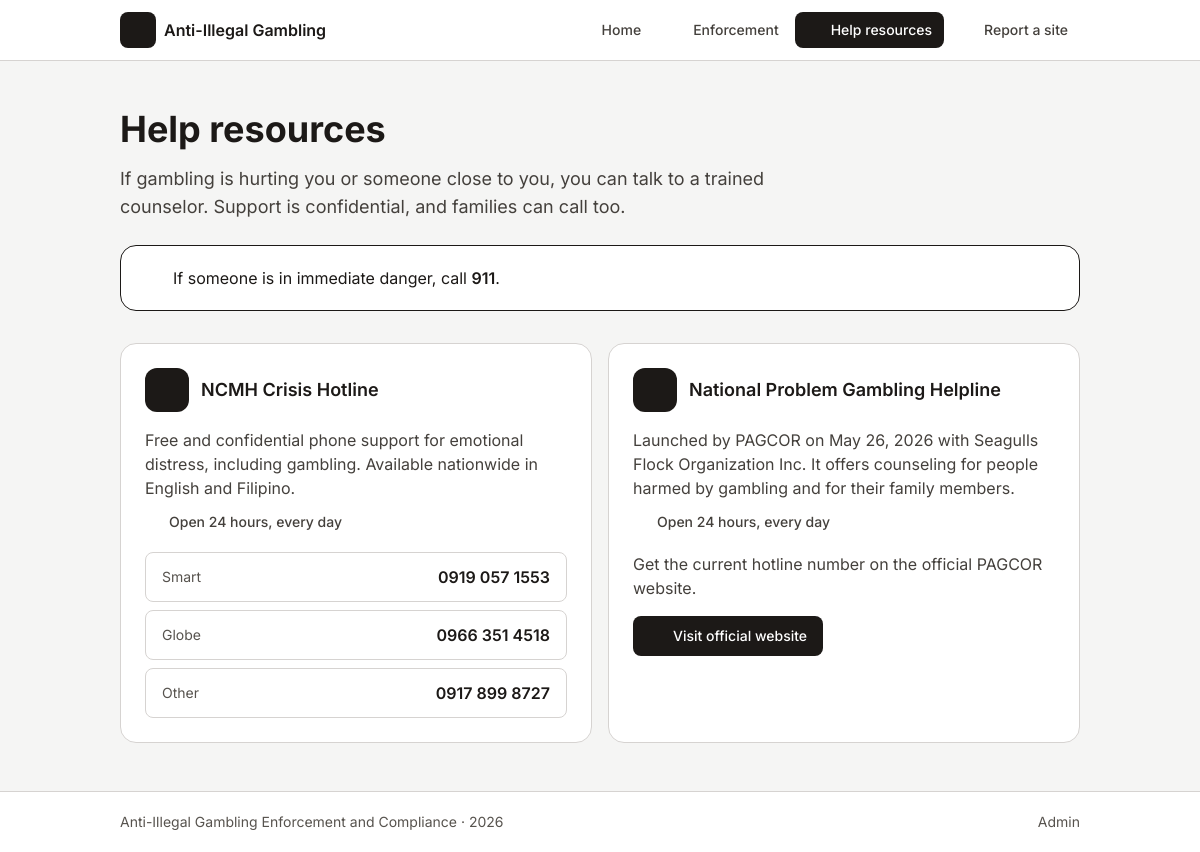
/help.php, run on the app's committed database.
### tables this page shows
CREATE TABLE hotlines (
  id          INT UNSIGNED AUTO_INCREMENT PRIMARY KEY,
  name        VARCHAR(150) NOT NULL,
  description TEXT NOT NULL,
  hours       VARCHAR(100) NOT NULL,
  note        VARCHAR(255) NULL,
  website     VARCHAR(255) NULL,
  icon        VARCHAR(30)  NOT NULL DEFAULT 'phone',
  sort_order  INT NOT NULL DEFAULT 0
);

CREATE TABLE hotline_numbers (
  id         INT UNSIGNED AUTO_INCREMENT PRIMARY KEY,
  hotline_id INT UNSIGNED NOT NULL,
  network    VARCHAR(50)  NOT NULL,
  display    VARCHAR(30)  NOT NULL,
  tel        VARCHAR(20)  NOT NULL,
  FOREIGN KEY (hotline_id) REFERENCES hotlines(id) ON DELETE CASCADE
);

### db.php (called while the page is built, shortened)
<?php
require_once __DIR__ . '/functions.php';
function db(): PDO
{
    static $pdo = null;
    if ($pdo === null) {
        try {
            $pdo = new PDO(
                'mysql:host=' . DB_HOST . ';dbname=' . DB_NAME . ';charset=utf8mb4',
                DB_USER,
                DB_PASS,
                [
                    PDO::ATTR_ERRMODE            => PDO::ERRMODE_EXCEPTION,
                    PDO::ATTR_DEFAULT_FETCH_MODE => PDO::FETCH_ASSOC,
                    PDO::ATTR_EMULATE_PREPARES   => false,
                ]
            );
        } catch (PDOException $ex) {
            http_response_code(500);
            exit('Database connection failed. Start MySQL in XAMPP and import database.sql.');
        }
    }
    return $pdo;
}

### help.php (the view, shortened to what this page needs)
<?php
require_once __DIR__ . '/includes/db.php';
$hotlines = db()->query('SELECT * FROM hotlines ORDER BY sort_order')->fetchAll();
$numStmt = db()->prepare('SELECT network, display, tel FROM hotline_numbers WHERE hotline_id = ? ORDER BY id');
require __DIR__ . '/includes/header.php';
?>
<section class="max-w-2xl">
    <h1 class="text-3xl font-bold leading-tight sm:text-4xl">Help resources</h1>
    <p class="mt-4 text-base leading-relaxed text-stone-700 sm:text-lg">
        If gambling is hurting you or someone close to you, you can talk to a trained counselor. Support is confidential, and families can call too.
    </p>
</section>
<div class="mt-6 flex items-start gap-3 rounded-2xl border border-stone-900 bg-white p-4 sm:p-5">
    <span class="mt-0.5 text-stone-900"><?= icon('alert') ?></span>
    <p class="text-sm sm:text-base">If someone is in immediate danger, call <strong class="font-semibold">911</strong>.</p>
</div>
<section class="mt-8 grid gap-4 lg:grid-cols-2">
<?php foreach ($hotlines as $h):
    $numStmt->execute([$h['id']]);
    $numbers = $numStmt->fetchAll();
?>
    <article class="rounded-2xl border border-stone-300 bg-white p-6">
        <div class="flex items-center gap-3">
            <span class="inline-flex h-11 w-11 shrink-0 items-center justify-center rounded-xl bg-stone-900 text-white"><?= icon($h['icon']) ?></span>
            <h2 class="text-lg font-semibold"><?= e($h['name']) ?></h2>
        </div>
        <p class="mt-4 text-stone-700"><?= e($h['description']) ?></p>
        <p class="mt-3 inline-flex items-center gap-2 text-sm font-medium text-stone-700"><?= icon('clock', 'h-4 w-4') ?><?= e($h['hours']) ?></p>
        <?php if ($numbers): ?>
            <ul class="mt-4 space-y-2">
                <?php foreach ($numbers as $n): ?>
                    <li>
                        <a href="tel:<?= e($n['tel']) ?>" class="flex items-center justify-between rounded-lg border border-stone-300 px-4 py-3 hover:border-stone-900 focus:outline-none focus-visible:ring-2 focus-visible:ring-stone-900">
                            <span class="text-sm text-stone-600"><?= e($n['network']) ?></span>
                            <span class="font-semibold"><?= e($n['display']) ?></span>
                        </a>
                    </li>
                <?php endforeach; ?>
            </ul>
        <?php endif; ?>
        <?php if ($h['note']): ?><p class="mt-4 text-stone-700"><?= e($h['note']) ?></p><?php endif; ?>
        <?php if ($h['website']): ?>
            <a href="<?= e($h['website']) ?>" target="_blank" rel="noopener noreferrer"
               class="mt-4 inline-flex items-center gap-2 rounded-lg bg-stone-900 px-4 py-2.5 text-sm font-medium text-white hover:bg-stone-700 focus:outline-none focus-visible:ring-2 focus-visible:ring-stone-900 focus-visible:ring-offset-2">
                <?= icon('globe', 'h-4 w-4') ?>Visit official website
            </a>
        <?php endif; ?>
    </article>
<?php endforeach; ?>
</section>
<?php require __DIR__ . '/includes/footer.php'; ?>

### header.php (shortened to what this page needs)
<?php
require_once __DIR__ . '/functions.php';
$current = basename($_SERVER['SCRIPT_NAME']);
?>
<!DOCTYPE html>
<html lang="en">
<head>
    <script src="https://cdn.tailwindcss.com"></script>
</head>
<body class="flex min-h-screen flex-col bg-stone-100 font-sans text-stone-900 antialiased">
<header class="border-b border-stone-300 bg-white">
    <div class="mx-auto flex max-w-5xl items-center justify-between px-4 py-3 sm:px-6 lg:px-8">
        <a href="index.php" class="flex items-center gap-2 font-semibold">
            <span class="inline-flex h-9 w-9 items-center justify-center rounded-lg bg-stone-900 text-white">
                <?= icon('shield', 'h-5 w-5') ?>
            </span>
            <span class="text-sm sm:text-base">Anti-Illegal Gambling</span>
        </a>
        <nav class="hidden items-center gap-1 lg:flex" aria-label="Main">
            <?php foreach (nav_items() as $file => [$label, $ico]): $active = $current === $file; ?>
                <a href="<?= e($file) ?>"
                   class="inline-flex items-center gap-2 rounded-lg px-3 py-2 text-sm font-medium focus:outline-none focus-visible:ring-2 focus-visible:ring-stone-900 <?= $active ? 'bg-stone-900 text-white' : 'text-stone-700 hover:bg-stone-200' ?>"
                   <?= $active ? 'aria-current="page"' : '' ?>>
                    <?= icon($ico, 'h-4 w-4') ?><?= e($label) ?>
                </a>
            <?php endforeach; ?>
        </nav>
    </div>
</header>
<main class="mx-auto w-full max-w-5xl flex-1 px-4 py-8 sm:px-6 sm:py-12 lg:px-8">

### functions.php (shortened to what this page needs)
<?php
function e(string $text): string
{
    return htmlspecialchars($text, ENT_QUOTES, 'UTF-8');
}
function icon(string $name, string $class = 'h-5 w-5'): string
{
    return '<svg xmlns="http://www.w3.org/2000/svg" class="' . $class . '" viewBox="0 0 24 24" fill="none" stroke="currentColor" stroke-width="2" stroke-linecap="round" stroke-linejoin="round" aria-hidden="true">'
        . ($paths[$name] ?? '') . '</svg>';
}

### footer.php (shortened to what this page needs)
</main>
<footer class="border-t border-stone-300 bg-white">
    <div class="mx-auto flex max-w-5xl flex-col gap-2 px-4 py-5 text-sm text-stone-600 sm:flex-row sm:items-center sm:justify-between sm:px-6 lg:px-8">
        <span>Anti-Illegal Gambling Enforcement and Compliance &middot; <?= date('Y') ?></span>
        <a href="admin.php" class="inline-flex items-center gap-2 hover:text-stone-900"><?= icon('lock', 'h-4 w-4') ?>Admin</a>
    </div>
</footer>
</body>
</html>

### data on the page
hotlines: name "NCMH Crisis Hotline", description "Free and confidential phone support for emotional distress, including gambling. Available nationwide in English and Filipino.", hours "Open 24 hours, every day"
hotline_numbers: network "Smart", display "0919 057 1553"
hotline_numbers: network "Globe", display "0966 351 4518"
hotline_numbers: network "Other", display "0917 899 8727"
hotlines: name "National Problem Gambling Helpline", description "Launched by PAGCOR on May 26, 2026 with Seagulls Flock Organization Inc. It offers counseling for people harmed by gambling and for their family members.", hours "Open 24 hours, every day", note "Get the current hotline number on the official PAGCOR website."

### other printed values
$label "Home"
$label "Enforcement"
$label "Help resources"
$label "Report a site"
